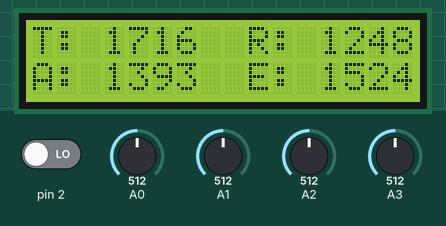
Recording of a sketch running on a simulated Arduino Uno, built with avr-gcc and run on an emulated ATmega328P. Shown: 16×2 character LCD. The inputs (shaded band) are chosen by the test bench; at power-on: A0 = 512, A1 = 512, A2 = 512, A3 = 512, pin 2 LOW.

Above: at 1.2 s.
1.3 s: A0 set to 306
At 2.6 s:
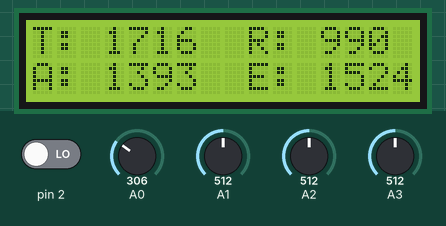
4.3 s: A1 set to 716
At 5.1 s:
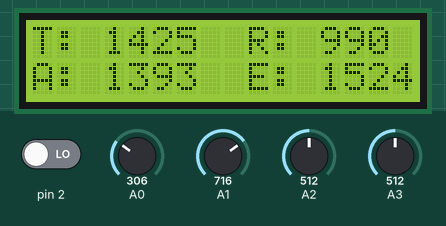
7.3 s: A2 set to 716
At 8.7 s:
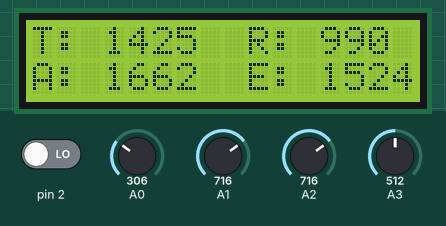
10.3 s: A3 set to 30
At 11.1 s:
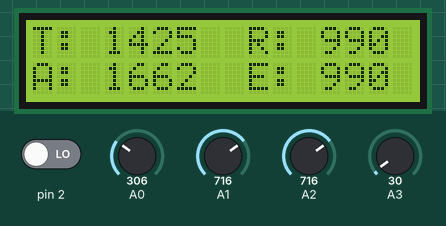
13.3 s: A3 set to 306
At 13.8 s:
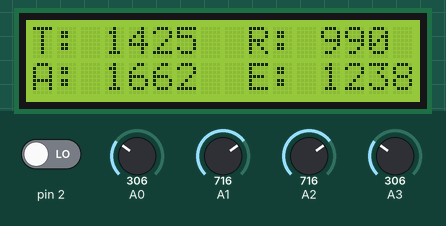
16.3 s: A1 set to 992
At 17.4 s:
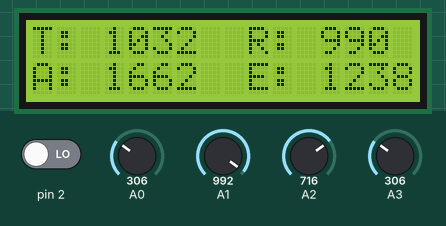
Timing chart, 0 to 19.3 s (numbered marks = the images above; inputs shaded):
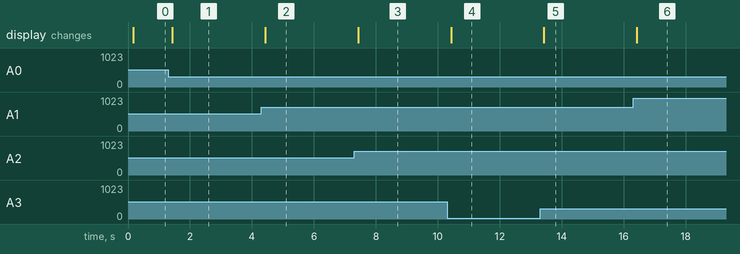

Measured:
- after the input at 1.3 s, the display: changes after 0.12 s (image 1)
- after the input at 4.3 s, the display: changes after 0.13 s (image 2)
- after the input at 7.3 s, the display: changes after 0.13 s (image 3)
- after the input at 10.3 s, the display: changes after 0.13 s (image 4)
- after the input at 13.3 s, the display: changes after 0.11 s (image 5)
- after the input at 16.3 s, the display: changes after 0.12 s (image 6)

The sketch:

REMOTE.ino
```cpp
#include<SPI.h>
#include<Mirf.h>
#include<nRF24L01.h>
#include<MirfHardwareSpiDriver.h>
#include <Wire.h>
#include <LiquidCrystal_I2C.h>

#define PAYLOAD 5
#define MAXPWR 2010
#define MINPWR 990
#define FILTER_N 10

typedef struct
{
  short THR, RUD, AIL, ELE, L;
} Payloads;

LiquidCrystal_I2C lcd(0x27, 16, 2);

short Filter(int pins)
{
  int filter_sum = 0;
  for (byte i = 0; i < FILTER_N; i++)
    filter_sum += analogRead(pins);
  return filter_sum / FILTER_N;
}

void display(short *final)
{
  lcd.clear();
  lcd.setCursor(0, 0);
  lcd.print("T: ");
  lcd.print(final[0]);
  lcd.print("  R: ");
  lcd.print(final[1]);

  lcd.setCursor(0, 1);
  lcd.print("A: ");
  lcd.print(final[2]);
  lcd.print("  E: ");
  lcd.print(final[3]);
}

void Sends(Payloads *final)//Send Data Via 24L01
{
  static short msg[PAYLOAD], count = 0;
  msg[0] = map(final->THR, 1, 717, MINPWR, MAXPWR);
  msg[1] = map(final->RUD, 292, 1023, MINPWR, MAXPWR) - 48;
  msg[2] = map(final->AIL, 217, 990, MINPWR, MAXPWR) + 14;
  msg[3] = map(final->ELE, 144, 878, MINPWR, MAXPWR) + 23;
  msg[4] = final->L;
  for (byte i = 0; i < PAYLOAD - 1; i++)
  {
    if (msg[i] < MINPWR) msg[i] = MINPWR;
    else if (msg[i] > MAXPWR) msg[i] = MAXPWR;
  }
  Mirf.send((byte *)&msg);
  while (Mirf.isSending());
  count++;
  if (count >= 15)
  {
    display(msg);
    count = 0;
  }
}

void setup()
{
  Mirf.cePin = 8;//CE=D8
  Mirf.csnPin = 10;//CSN=D10
  Mirf.spi = &MirfHardwareSpi;
  Mirf.init();//Initialize
  Mirf.setTADDR((byte *)"RX01");
  Mirf.payload = PAYLOAD * sizeof(short); //Bytes At A Time
  Mirf.config();
  lcd.begin();
  lcd.backlight();
}

void loop()
{
  static Payloads final;
  final.THR = 1023 - Filter(A1); //Throttle
  final.RUD = Filter(A0); //Rudder
  final.AIL = Filter(A2); //Aileron
  final.ELE = Filter(A3); //Elevator
  final.L = digitalRead(2);
  Sends(&final);
}
```
